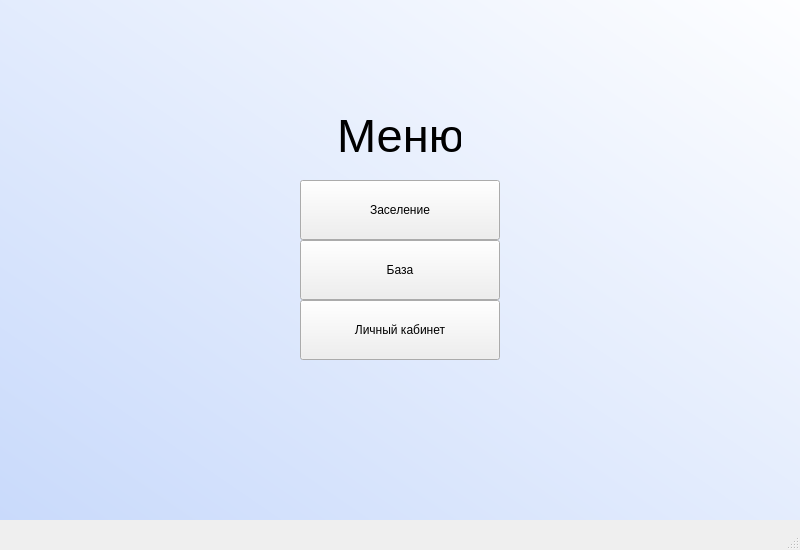
<?xml version="1.0" encoding="UTF-8"?>
<ui version="4.0">
 <class>Admin_menu</class>
 <widget class="QMainWindow" name="Admin_menu">
  <property name="geometry">
   <rect>
    <x>0</x>
    <y>0</y>
    <width>800</width>
    <height>550</height>
   </rect>
  </property>
  <property name="minimumSize">
   <size>
    <width>800</width>
    <height>550</height>
   </size>
  </property>
  <property name="maximumSize">
   <size>
    <width>800</width>
    <height>550</height>
   </size>
  </property>
  <property name="windowTitle">
   <string>MainWindow</string>
  </property>
  <widget class="QWidget" name="centralwidget">
   <widget class="QLabel" name="label">
    <property name="geometry">
     <rect>
      <x>340</x>
      <y>90</y>
      <width>121</width>
      <height>91</height>
     </rect>
    </property>
    <property name="styleSheet">
     <string notr="true">font-size: 35pt;</string>
    </property>
    <property name="text">
     <string>Меню</string>
    </property>
    <property name="textFormat">
     <enum>Qt::AutoText</enum>
    </property>
    <property name="scaledContents">
     <bool>false</bool>
    </property>
    <property name="alignment">
     <set>Qt::AlignCenter</set>
    </property>
    <property name="margin">
     <number>0</number>
    </property>
   </widget>
   <widget class="QPushButton" name="pushButton">
    <property name="geometry">
     <rect>
      <x>300</x>
      <y>180</y>
      <width>200</width>
      <height>60</height>
     </rect>
    </property>
    <property name="minimumSize">
     <size>
      <width>200</width>
      <height>60</height>
     </size>
    </property>
    <property name="maximumSize">
     <size>
      <width>200</width>
      <height>60</height>
     </size>
    </property>
    <property name="text">
     <string>Заселение</string>
    </property>
   </widget>
   <widget class="QPushButton" name="pushButton_2">
    <property name="geometry">
     <rect>
      <x>300</x>
      <y>240</y>
      <width>200</width>
      <height>60</height>
     </rect>
    </property>
    <property name="minimumSize">
     <size>
      <width>200</width>
      <height>60</height>
     </size>
    </property>
    <property name="maximumSize">
     <size>
      <width>200</width>
      <height>60</height>
     </size>
    </property>
    <property name="text">
     <string>База</string>
    </property>
   </widget>
   <widget class="QPushButton" name="pushButton_3">
    <property name="geometry">
     <rect>
      <x>300</x>
      <y>300</y>
      <width>200</width>
      <height>60</height>
     </rect>
    </property>
    <property name="minimumSize">
     <size>
      <width>200</width>
      <height>60</height>
     </size>
    </property>
    <property name="maximumSize">
     <size>
      <width>200</width>
      <height>60</height>
     </size>
    </property>
    <property name="text">
     <string>Личный кабинет</string>
    </property>
   </widget>
   <widget class="QLabel" name="label_6">
    <property name="geometry">
     <rect>
      <x>0</x>
      <y>-30</y>
      <width>800</width>
      <height>550</height>
     </rect>
    </property>
    <property name="minimumSize">
     <size>
      <width>600</width>
      <height>400</height>
     </size>
    </property>
    <property name="maximumSize">
     <size>
      <width>800</width>
      <height>550</height>
     </size>
    </property>
    <property name="styleSheet">
     <string notr="true">background: qlineargradient(spread:pad, x1:0, y1:1, x2:1, y2:0, stop:0 rgba(201, 218, 251, 255), stop:1 rgba(255, 255, 255, 255))</string>
    </property>
    <property name="text">
     <string/>
    </property>
   </widget>
   <zorder>label_6</zorder>
   <zorder>label</zorder>
   <zorder>pushButton</zorder>
   <zorder>pushButton_2</zorder>
   <zorder>pushButton_3</zorder>
  </widget>
  <widget class="QMenuBar" name="menubar">
   <property name="geometry">
    <rect>
     <x>0</x>
     <y>0</y>
     <width>800</width>
     <height>22</height>
    </rect>
   </property>
  </widget>
  <widget class="QStatusBar" name="statusbar"/>
 </widget>
 <resources/>
 <connections/>
</ui>
